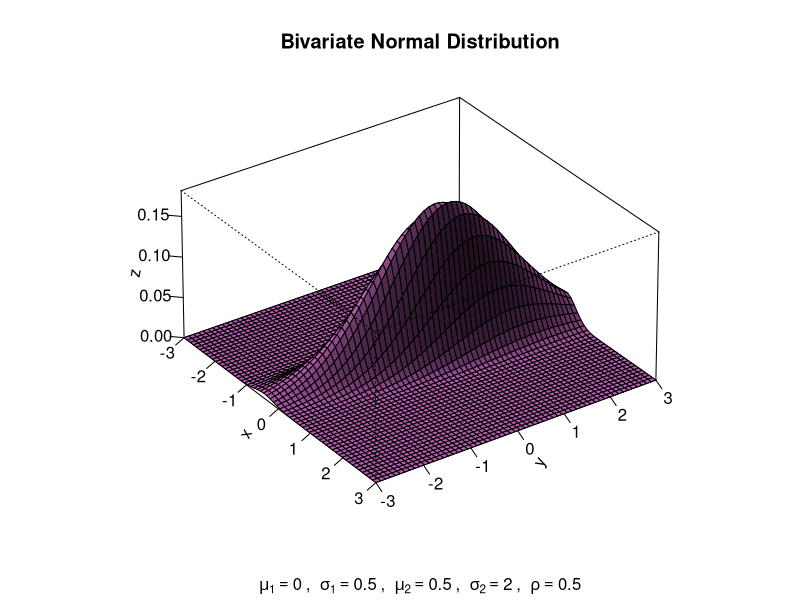
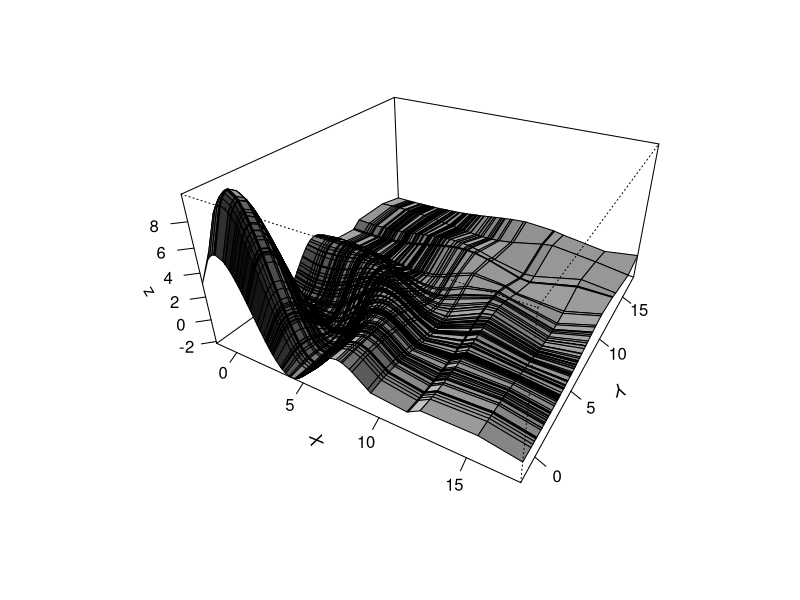
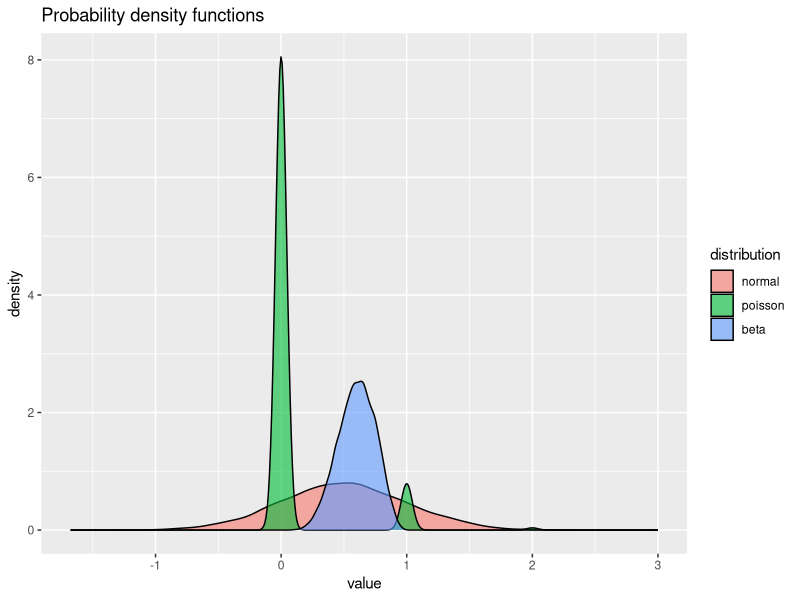

R code for these plots, in order: (Note: this script raises an error after producing the figures.)
## ---- chunk 1
mu1 <- 0  # expected value of x
mu2 <- 0.5  # expected value of y
sig1 <- 0.5 # variance of x
sig2 <- 2 # variance of y
rho <- 0.5  # corr(x, y)

### Some additional variables for x-axis and y-axis 
xm <- -3
xp <- 3
ym <- -3
yp <- 3

x <- seq(xm, xp, length= as.integer((xp + abs(xm)) * 10))  # vector series x
y <- seq(ym, yp, length= as.integer((yp + abs(ym)) * 10))  # vector series y

### Core function
bivariate <- function(x,y){
  term1 <- 1 / (2 * pi * sig1 * sig2 * sqrt(1 - rho^2))
  term2 <- (x - mu1)^2 / sig1^2
  term3 <- -(2 * rho * (x - mu1)*(y - mu2))/(sig1 * sig2)
  term4 <- (y - mu2)^2 / sig2^2
  z <- term2 + term3 + term4
  term5 <- exp((-z / (2*(1-rho^2))))
  return (term1 * exp(- z * (2 * (1 - rho^2))))
}

### Computes the density values
z <- outer(x,y,bivariate)

### Plot
persp(x, y, z, main = "Bivariate Normal Distribution",
    sub = bquote(bold(mu[1])==.(mu1)~", "~sigma[1]==.(sig1)~", "~mu[2]==.(mu2)~
    ", "~sigma[2]==.(sig2)~", "~rho==.(rho)),
    col="orchid2", theta = 55, phi = 30, r = 40, d = 0.1, expand = 0.5,
    ltheta = 90, lphi = 180, shade = 0.4, ticktype = "detailed", nticks=5)
## ---- chunk 2
      require(ggplot2)
      require(reshape2)
      require(gridExtra)
      n =100
      x = y = scat <- sort(rnorm(n) + rchisq(n, df=4))
      fun <- function(x,y) { r <- sqrt(x^2 + y^2); 10*sin(r)/r}
      z <- outer(x,y,fun)
      scat.df <- data.frame(x= x, y= x, z=z)

      p = persp(x,y,z,  theta = 30, phi = 30, expand = 0.5,
              shade = 0.75, ticktype = "detailed",
             xlab = "X", ylab = "Y")
## ---- chunk 3
  library(ggplot2)
  library(reshape2)
  nval=10^4
  normal <- rnorm(nval,0.5,0.5)
  pois <- rpois(nval, 0.1)
  beta <- rbeta(nval, 6,4)
  dist <- data.frame(normal=normal, poisson = pois, beta=beta)
  dist_m <- melt(dist)
  names(dist_m) <- c('distribution', 'value')
  ggplot(dist_m, aes(x=value, fill=distribution)) + 
  geom_density(alpha=0.6) +
  ggtitle('Probability density functions')
## ---- chunk 4

   x=runif(Nsim)

  x2=x[-1]
  par(mfrow=c(1,3))
  hist(x)
  plot(x1,x2)
  acf(x)

## ---- chunk 5
      set.seed(1234)
      m = 10000
      u = runif(m); x = u^2
      xx = seq(0, 1, by=.001)
      cut.u = (0:10)/10; cut.x = cut.u^2
      par(mfrow=c(1,2))
      hist(u, breaks=cut.u, prob=T, ylim=c(0,10))
      lines(xx, dunif(xx), col="blue")
      hist(x, breaks=cut.x, prob=T, ylim=c(0,10))
      lines(xx, .5*xx^-.5, col="blue")
      par(mfrow=c(1,1))
## ---- chunk 6
    Nsim=10^5
    U=runif(Nsim)
    X=-log(U) #
    Y=rexp(Nsim)
    par(mfrow=c(1,2))
    hist(X, freq=F, main='Exp from uniform', breaks=20)
    hist(Y, freq=F, main='Exp from R', breaks=20)

## ---- chunk 7

  Nsim=10^5
  mu=0.4
  beta=0.4
  U=runif(Nsim)
  X=-mu + beta*(log((1-U)/U)) #I had to verify this by solving the cdf for X
  Y=rlogis(Nsim, location=mu, scale=beta)
  par(mfrow=c(1,2))
      hist(X, freq=F, main='Logistic from uniform')
      hist(Y, freq=F, main='Logistic from R')
  
## ---- chunk 8
    a = 2.7
    b = 6.3
    M = 2.67
    y = runif(Nsim)
    u = runif(Nsim, max = M)
    par(mfrow = c(1, 2), mar = c(4, 4, 2, 1))
    plot(y, u, col = "grey", pch = 19, cex = 0.4, ylab = expression(u.g(y)))
    points(y[u < dbeta(y, a, b)], u[u < dbeta(y, a, b)], pch = 19, 
        cex = 0.4)
    curve(dbeta(x, a, b), col = "sienna", lwd = 2, add = T)
    abline(h = M, col = "gold4", lwd = 2)
    M = 1.68
    y = rbeta(Nsim, 2, 6)
    u = runif(Nsim, max = M)
    labels = u < dbeta(y, a, b)/dbeta(y, 2, 6)
    plot(y, u * dbeta(y, 2, 6), col = "grey", pch = 19, cex = 0.4, 
        ylab = expression(u.g(y)))
    points(y[labels], u[labels] * dbeta(y[labels], 2, 6), pch = 19, 
        cex = 0.4)
    curve(dbeta(x, a, b), col = "sienna", lwd = 2, add = T)
    curve(M * dbeta(x, 2, 6), col = "gold4", lwd = 2, add = T)
## ---- chunk 9
X <- vector(length=10^4)
  X[1] =runif(1)
  sigma=0.9
  for (t in 1:10^4){
    X[t+1] = sigma*X[t] + runif(1,min=0, max=1)
      }
  Y= rnorm(10^4, 0, 1/(1-sigma**2))
  par(mfrow=c(1,2))
  hist(X, breaks=200, freq=F, main='Markov chain generated normal')
  hist(Y, breaks=200, freq=F, main='Stationary distribution')
## ---- chunk 10

  a=2.7; b=6.3; c=2.669
  Nsim=5000
  X=rep(runif(1),Nsim)
  accept <- vector(mode='logical', length=Nsim)
  for (i in 2:Nsim){
      Y=runif(1)
      rho=dbeta(Y,a,b)/dbeta(X[i-1],a,b)
      accept[i]=runif(1)<rho
      X[i]=X[i-1]+ (Y-X[i-1])*(accept[i])
      
  }
  
  Z= rbeta(5000,a,b)
  par(mfrow=c(1,2))
  hist(X, freq=F, breaks=200, main='Sample generated by Metropolis-Hastings')
  hist(Z, freq=F, breaks=200, main='Sample generated by exact iid' )
  print(ks.test(jitter(X), rbeta(5000,a,b)))
  X.df <- data.frame(X=X, Z=Z)
  
  ggplot(X.df, aes(x=X)) + geom_density()
  ggplot(X.df, aes(x=Z)) + geom_density()
## ---- chunk 11
Nsim=5000
  n=15
  a=3
  b=7
  X = T = array(0,dim=c(Nsim, 1))
  T[1]=rbeta(1,a,b)
  X[1]=rbinom(1,n,T[1])
  for (i in 2:Nsim){
      X[i]=rbinom(1,n, T[i-1])
      T[i]=rbeta(1, a+X[i], n-X[i]+b)
  }
  par(mfrow=c(1,2))
  hist(T, freq=F, main='theta')
  hist(X, freq=F, main='X')
## ---- chunk 12
m=80000
eta=0.99;theta=0.97
gamma = 0.4024; delta=0.9998
d = numeric(m); d[1]=0
t= numeric(m)

for (n in 2:m){
  if (d[n-1]==1) 
    t[n-1]=rbinom(1,1,eta)
  else
    t[n-1] = rbinom(1,1,1-theta)
  
  if(t[n-1]==1)
    d[n] = rbinom(1,1,gamma)
  else 
    d[n] = rbinom(1,1,1-delta)
}

runprop = cumsum(d)/1:m
mean(d[m/2+1]:m)

par(mfrow=c(1,2))
plot(runprop, type="l", ylim=c(0,.05),
xlab="Step", ylab="Running Proportion Infected")
acf(d, ylim=c(-.1,.4), xlim=c(1,10))
par(mfrow=c(1,1))
acf(d, plot=F)


## ---- chunk 13


choose(90,5)/choose(100,5)

## ---- chunk 14




set.seed(1237)
m=100000
good = numeric(m)

for (i in 1:m){
        pick = sample(1:100,5)
        good[i] = sum(pick <=90)
}

mean(good == 5)
good.df <- data.frame(x=good)
ggplot(good.df, aes(x=x)) +geom_bar()
## ---- chunk 15
        set.seed(1234); m = 40000; rho = .8; sgm = sqrt(1 - rho^2)
        xc = yc = numeric(m)
        # vectors of state components
        xc[1] = -3; yc[1] = 3
        # arbitrary starting values
        jl = 1; jr = 1
        # l and r limits of proposed jumps
        for (i in 2:m)
        {
        xc[i] = xc[i-1]; yc[i] = yc[i-1]
        # if jump rejected
        xp = runif(1, xc[i-1]-jl, xc[i-1]+jr) # proposed x coord
        yp = runif(1, yc[i-1]-jl, yc[i-1]+jr) # proposed y coord
        nmtr = dnorm(xp)*dnorm(yp, rho*xp, sgm)
        dntr = dnorm(xc[i-1])*dnorm(yc[i-1], rho*xc[i-1], sgm)
        r = nmtr/dntr
        # density ratio
        acc = (min(r, 1) > runif(1))
        # jump if acc == T
        if (acc) {xc[i] = xp; yc[i] = yp}
        }
        x = xc[(m/2+1):m]; y = yc[(m/2+1):m]
        # states after burn-in
        round(c(mean(x), mean(y), sd(x), sd(y), cor(x,y)), 4)
        mean(diff(x)==0)
        # proportion or proposals rejected
        mean(pmax(x,y) >= 1.25)
        # prop. of subj. getting certificates
        par(mfrow = c(1,2), pty="s")
        plot(xc[1:100], yc[1:100], xlim=c(-4,4), ylim=c(-4,4), type="l")
        plot(x, y, xlim=c(-4,4), ylim=c(-4,4), pch=".")
        par(mfrow = c(1,1), pty="m")
        round(c(mean(x), mean(y), sd(x), sd(y), cor(x,y)), 4)


## ---- chunk 16
      set.seed(1235); m = 20000; rho = .8; sgm = sqrt(1 - rho^2)
      xc = yc = numeric(m)
      # vectors of state components
      xc[1] = -3; yc[1] = 3
      # arbitrary starting values
      for (i in 2:m)
      {
      xc[i] = rnorm(1, rho*yc[i-1], sgm)
      yc[i] = rnorm(1, rho*xc[i], sgm)
      }
      x = xc[(m/2+1):m]; y = yc[(m/2+1):m]
      # states after burn-in
      round(c(mean(x), mean(y), sd(x), sd(y), cor(x,y)), 4)
      best = pmax(x,y); mean(best >= 1.25)
      # prop. getting certif.
      summary(best)
      par(mfrow = c(1,2), pty="s")
      hist(best, prob=T, col="wheat", main="")
      abline(v = 1.25, lwd=2, col="red")
      plot(x, y, xlim=c(-4,4), ylim=c(-4,4), pch=".")
      lines(c(-5, 1.25, 1.25), c(1.25, 1.25, -5), lwd=2, col="red")
      par(mfrow = c(1,1), pty="m")

      round(c(mean(x), mean(y), sd(x), sd(y), cor(x,y)), 4)






## ---- chunk 17
    Niter=10^4
    v=1
    da = sample(c(rnorm(10^2), 2.5 + rnorm(4 * 10^2)))
    
    like = function(mu) {
        sum(log((0.2 * dnorm(da - mu[1]) + 0.8 * dnorm(da - mu[2]))))
    }

    mu1 = mu2 = seq(-2, 5, le = 250)
    lli = matrix(0, ncol = 250, nrow = 250)
    for (i in 1:250) 
      for (j in 1:250) 
        lli[i, j] = like(c(mu1[i],   mu2[j]))
    
    x = prop = runif(2, -2, 5)
    the = matrix(x, ncol = 2)
    curlike = hval = like(x)
    for (i in 2:Niter) {
        pp = 1/(1 + ((0.8 * dnorm(da, mean = the[i - 1, 2]))/(0.2 * dnorm(da, mean = the[i - 1, 1]))))
        z = 2 - (runif(length(da)) < pp)
        prop[1] = (v * sum(da[z == 1]))/(sum(z == 1) * v + 1) + 
            rnorm(1) * sqrt(v/(1 + sum(z == 1) * v))
        prop[2] = (v * sum(da[z == 2]))/(sum(z == 2) * v + 1) + 
            rnorm(1) * sqrt(v/(1 + sum(z == 2) * v))
        curlike = like(prop)
        hval = c(hval, curlike)
        the = rbind(the, prop)
    }

    image(mu1, mu2, lli, xlab = expression(mu[1]), ylab = expression(mu[2]))
    contour(mu1, mu2, -lli, nle = 100, add = T)
    points(the[, 1], the[, 2], cex = 0.6, pch = 19)
    lines(the[, 1], the[, 2], cex = 0.6, pch = 19)

## ---- chunk 18


    a = c(0.1, 1, 10)
    na = length(a)
    x = array(0, c(na, nsim))
    for (i in 1:na) {
        acc = 0
        for (j in 2:nsim) {
            y <- x[i, (j - 1)] + runif(1, min = -a[i], max = a[i])
            r = min(exp(-0.5 * ((y^2) - (x[i, (j - 1)]^2))), 
                1)
            u <- runif(1)
            acc = acc + (u < r)
            x[i, j] <- y * (u < r) + x[i, (j - 1)] * (u > r)
        }
    }
    par(mfrow = c(3, na), mar = c(4, 4, 2, 1))
    for (i in 1:na) plot((nsim - 500):nsim, x[i, (nsim - 500):nsim], 
        ty = "l", lwd = 2, xlab = "Iterations", ylab = "", main = paste("Rate", 
            (length(unique(x[i, ]))/nsim), sep = " "))
    for (i in 1:na) {
        hist(x[i, ], freq = F, xlim = c(-4, 4), ylim = c(0, 0.4), 
            col = "grey", ylab = "", xlab = "", breaks = 35, 
            main = "")
        curve(dnorm(x), lwd = 2, add = T)
    }
    for (i in 1:na) acf(x[i, ], main = "")


